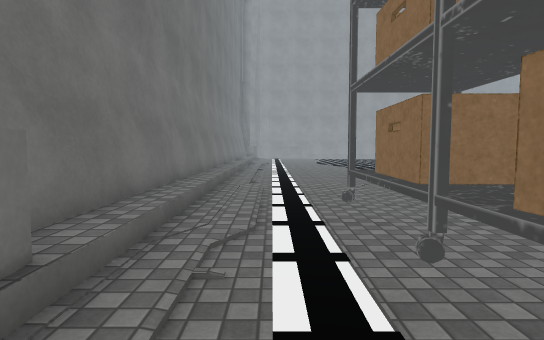
View 1 (above)

24 first-person views from a walk through a scene from a Unity 3-D project. The camera is 1.3 m above the floor, tilts 4° down and sees 80° across. The floor is counted in squares, 1 m on a side. Each view is taken from the middle of a square. On the plan, view 1 faces up. The plan holds only what a view shows up to about 14 squares ahead; the rest is blank. The place goes on beyond the plan. The player character is not drawn. Door leaves are left out, so doorways stand open. Some surface patterns are stand-ins.

View 2
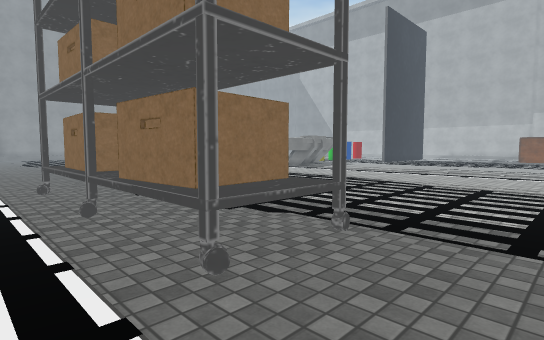

View 3
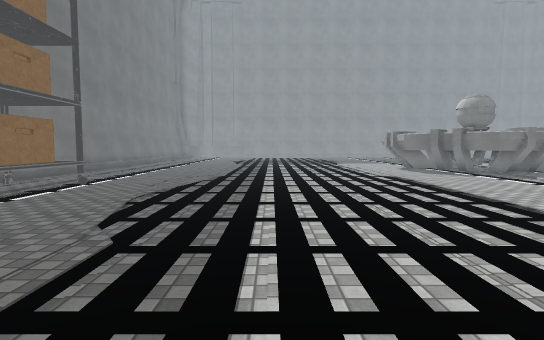

View 4
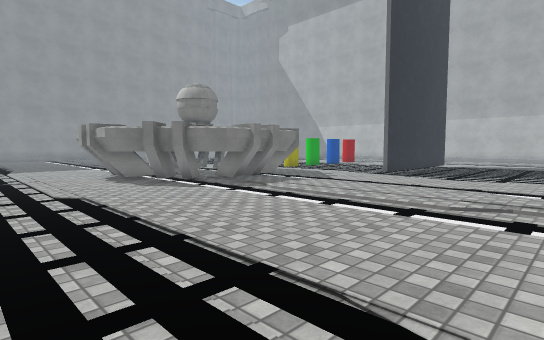

View 5
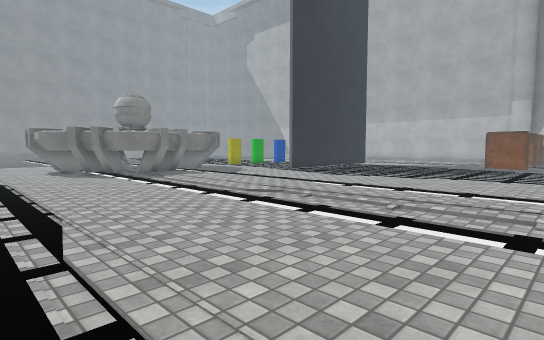

View 6
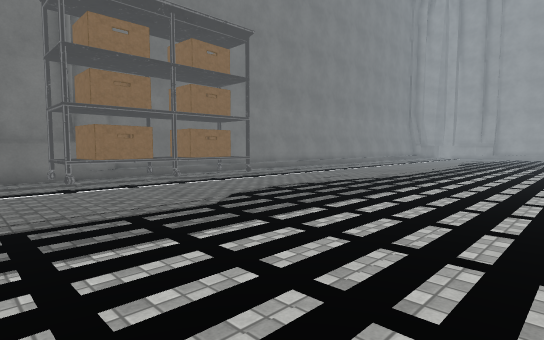

View 7
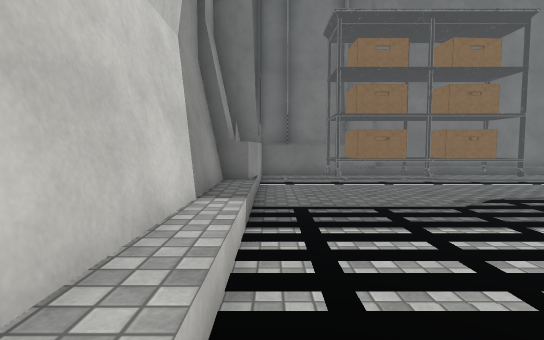

View 8
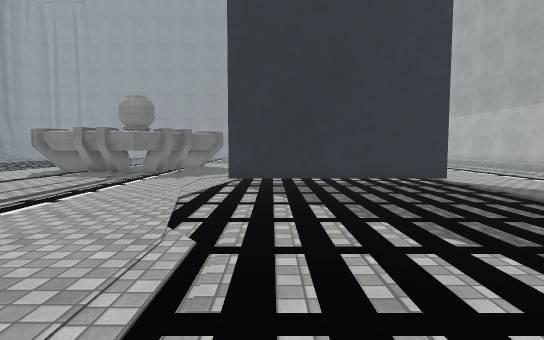

View 9
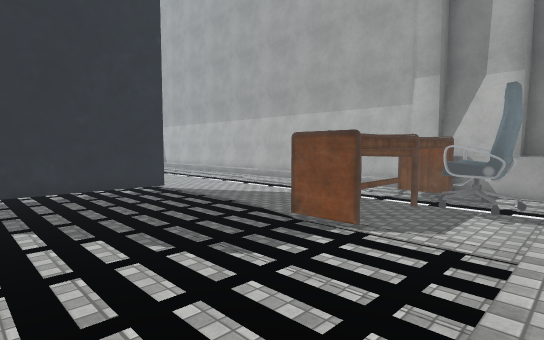

View 10
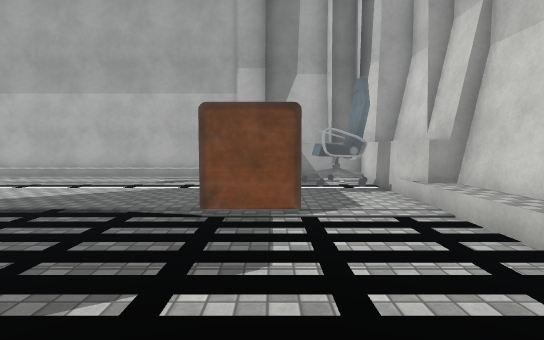

View 11
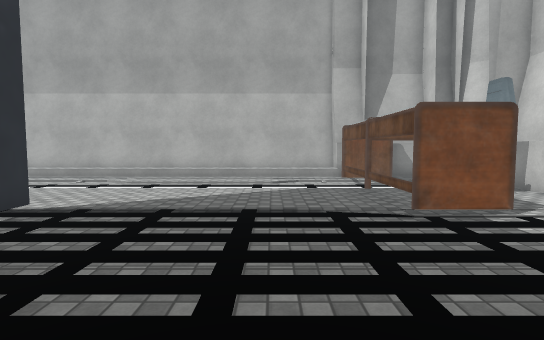

View 12
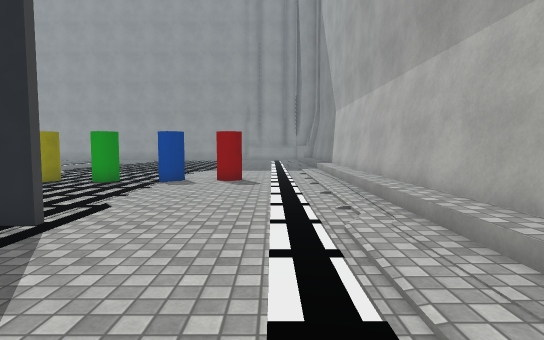

View 13
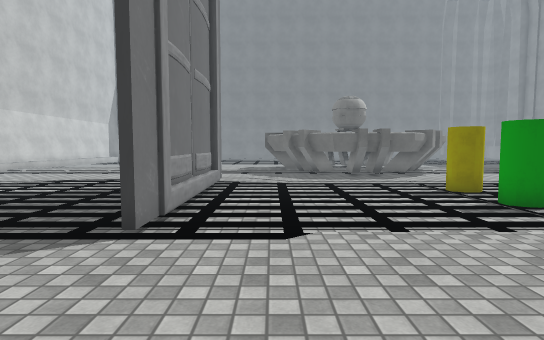

View 14
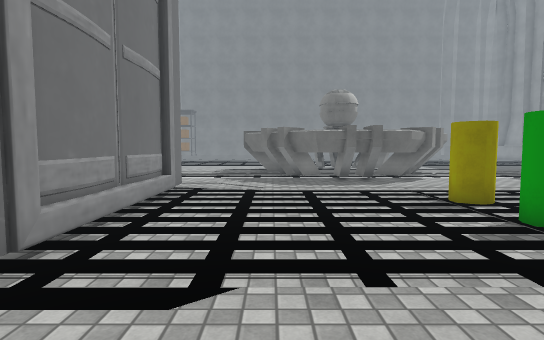

View 15
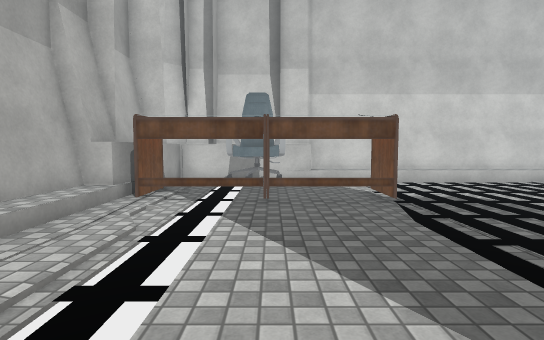

View 16
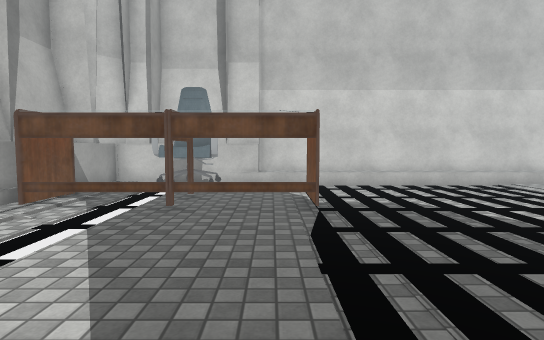

View 17
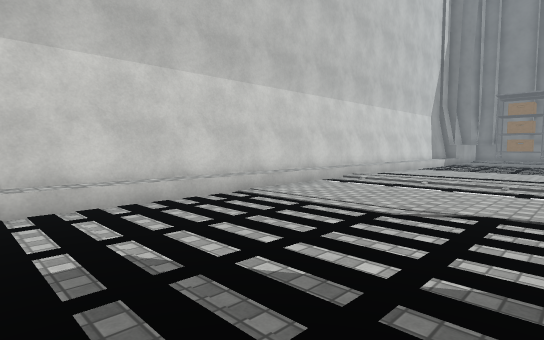

View 18
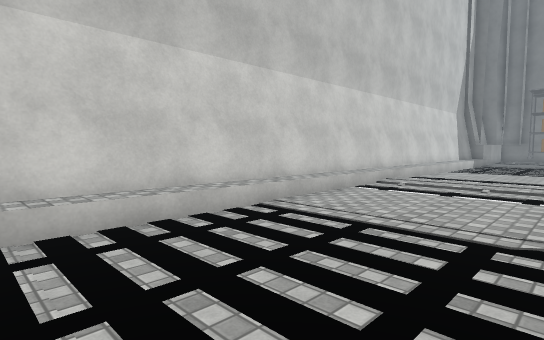

View 19
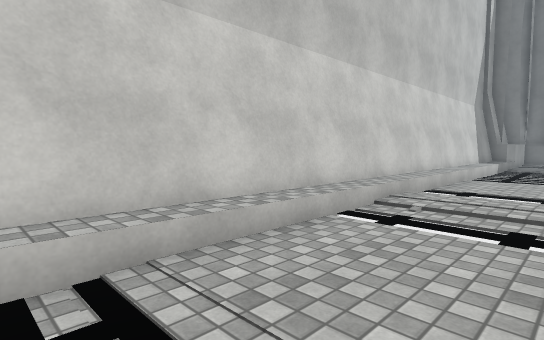

View 20
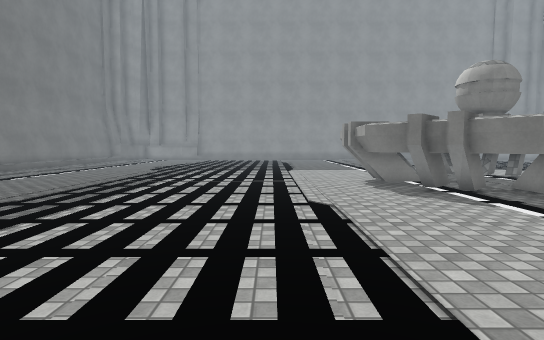

View 21
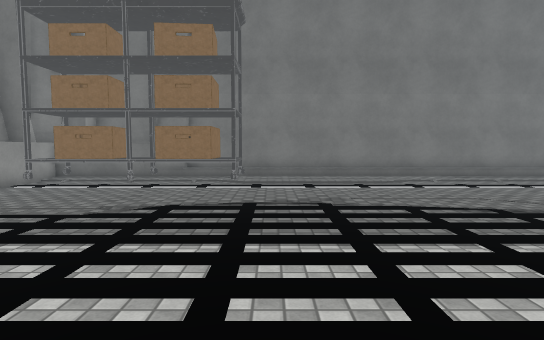

View 22
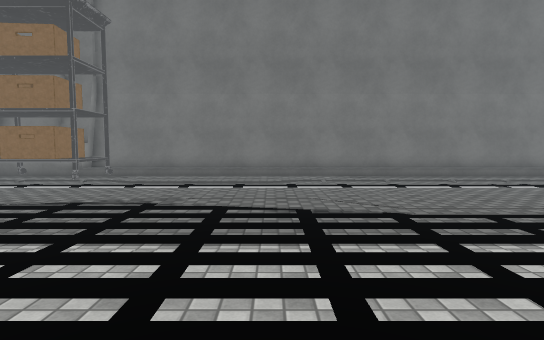

View 23
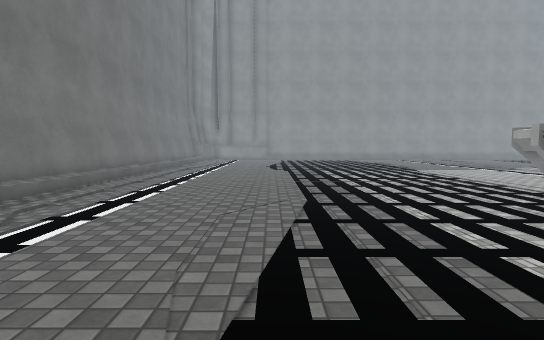

View 24
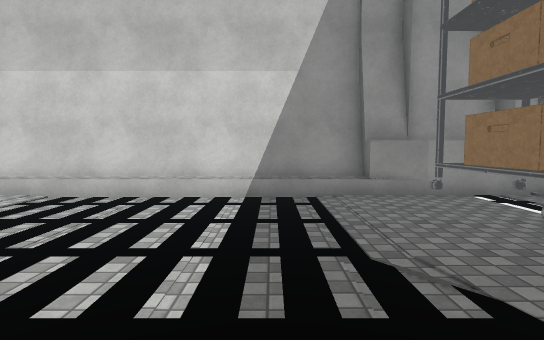

### Floor plan
Key: @ floor where view 1 was taken; # wall or solid block; . main floor; : floor 0.5 m higher than the main floor; = window, fence, low wall or low ledge; ^ raised ledge; T thing the floor can be seen under or through; O other object.
Columns run from 3 left of view 1 to 40 right of it. Each row starts with its distance up from view 1.
 19 #:................#      #...... ..   ....:#
 18 #:...............##      ##...O.O..O.O....:#
 17 #:...............##      ##...............:#
 16 #:...............#       ##...............:#
 15 #:...............##      ##...............:#
 14 #:...............###    ##................:#
 13 #:................### ####................:#
 12 #:.................#####..................:#
 11 #:........................................:#
 10 #:..........................TTTTTTTT......:#
  9 #:........................................:#
  8 #:........................................:#
  7 #:........................................:#
  6 #:........................................:#
  5 #:..OOO...................................:#
  4 #:..OOO...................................:#
  3 #:..OOO...................................:#
  2 #^..OOO............................OOOOOOO=#
  1 #^..OOO............................OOOOOOO^
  0 #^.@OOO...............................OO..#
 -1 #^....................................OO..^
 -2  ^........................................^
 -3  ###^##::::::::::::::::::::::::::::::##^###
 -4       ################################

Where each view was taken, in squares from view 1:
view 1: 0 up, 0 right, facing up
view 2: 2 down, 0 right, facing up-right
view 3: 2 down, 7 right, facing up
view 4: 3 up, 10 right, facing up-right
view 5: 2 down, 11 right, facing up-right
view 6: 2 down, 11 right, facing up-left
view 7: 2 down, 12 right, facing left
view 8: 2 down, 26 right, facing up
view 9: 3 down, 26 right, facing up-right
view 10: 1 up, 26 right, facing right
view 11: 5 up, 26 right, facing right
view 12: 5 up, 36 right, facing up
view 13: 12 up, 37 right, facing left
view 14: 13 up, 35 right, facing left
view 15: 10 up, 35 right, facing down
view 16: 9 up, 33 right, facing down
view 17: 5 up, 31 right, facing down-left
view 18: 3 up, 30 right, facing down-left
view 19: 1 up, 26 right, facing down-left
view 20: 5 up, 11 right, facing up
view 21: 6 up, 11 right, facing left
view 22: 10 up, 11 right, facing left
view 23: 5 up, 4 right, facing up
view 24: 6 up, 6 right, facing down
